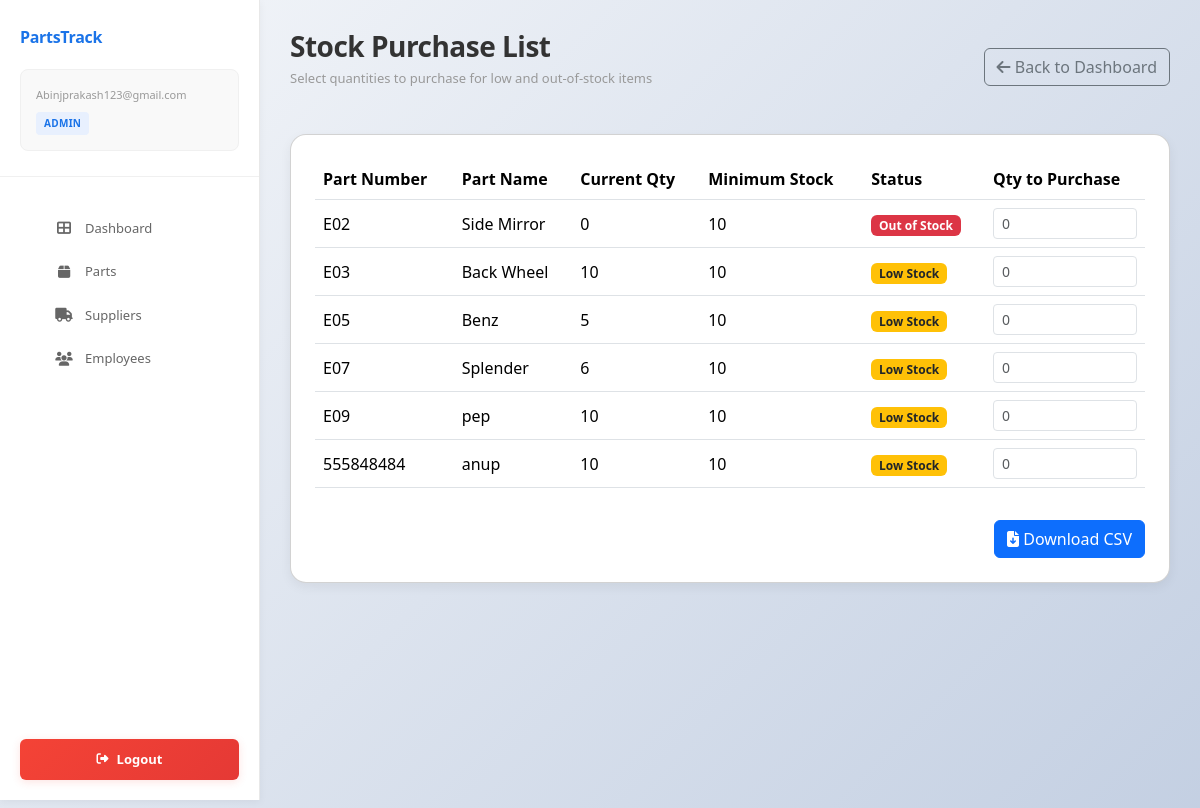
Page /purchase-list/ (signed in) on the committed database.
### inventory/models.py (models this page shows, shortened)
class SparePart(models.Model):
    part_number = models.CharField(max_length=100, unique=True)
    part_name = models.CharField(max_length=200)
    category = models.CharField(max_length=100, blank=True)
    quantity = models.IntegerField(default=0)
    minimum_stock = models.IntegerField(default=10)
    price = models.DecimalField(max_digits=10, decimal_places=2, default=0.00)
    supplier = models.ForeignKey(
        Supplier,
        on_delete=models.SET_NULL,
        null=True,
        blank=True,
    )
    location = models.CharField(max_length=100, blank=True)
    description = models.TextField(blank=True)
    created_at = models.DateTimeField(auto_now_add=True)
    updated_at = models.DateTimeField(auto_now=True)

### inventory/views.py (the view, shortened to what this page needs)
# urls.py: path("purchase-list/", views.purchase_list, name="purchase_list"),
@login_required(login_url="login")
@require_http_methods(["GET", "POST"])
def purchase_list(request):  # pylint: disable=unused-argument
    if not (request.user.is_staff or request.user.is_superuser):
        return redirect("employee_dashboard")
    parts = SparePart.objects.filter(
        models.Q(quantity__lte=models.F("minimum_stock"))
        | models.Q(quantity=0),
    )
    return render(
        request,
        "inventory/purchase_list.html",
        {"parts": parts, "user_role": "admin"},
    )

### inventory/templates/inventory/purchase_list.html (shortened to what this page needs)
<!DOCTYPE html>
<html lang="en">
<head>
    {% load static %}
    <link rel="stylesheet" href="https://cdn.jsdelivr.net/npm/bootstrap@5.3.2/dist/css/bootstrap.min.css">
    <link rel="stylesheet" href="https://cdnjs.cloudflare.com/ajax/libs/font-awesome/6.4.0/css/all.min.css">
    <link rel="stylesheet" href="{% static 'css/dashboard.css' %}">
</head>
<body>
<div class="main-container">
    <aside class="sidebar">
        <div class="sidebar-header">
            <div class="sidebar-brand">PartsTrack</div>
            <div class="user-profile">
                <div class="user-email">{{ user.email }}</div>
                <span class="user-role-badge">{{ user_role|upper }}</span>
            </div>
        </div>
        <ul class="sidebar-menu">
            <li><a href="{% url 'admin_dashboard' %}"><i class="fas fa-th-large"></i> Dashboard</a></li>
            <li><a href="{% url 'spare_parts_list' %}"><i class="fas fa-box"></i> Parts</a></li>
            <li><a href="{% url 'sales_list' %}"><i class="fas fa-truck"></i> Suppliers</a></li>
            <li><a href="{% url 'employees_list' %}"><i class="fas fa-users"></i> Employees</a></li>
        </ul>
        <button class="logout-btn" onclick="window.location.href='{% url 'logout' %}'">
            <i class="fas fa-sign-out-alt"></i> Logout
        </button>
    </aside>
    <main class="main-content">
        <div class="page-header d-flex justify-content-between align-items-center">
            <div>
                <h1 class="page-title">Stock Purchase List</h1>
                <p class="page-subtitle">Select quantities to purchase for low and out-of-stock items</p>
            </div>
            <a href="{% url 'admin_dashboard' %}" class="btn btn-outline-secondary">
                <i class="fas fa-arrow-left"></i> Back to Dashboard
            </a>
        </div>
        <div class="card" style="padding: 1.5rem; border-radius: 16px; box-shadow: 0 4px 12px rgba(0,0,0,0.06); background: #fff;">
            <form method="post">
                <div class="table-responsive">
                    <table class="table align-middle">
                        <thead>
                            <tr>
                                <th>Part Number</th>
                                <th>Part Name</th>
                                <th>Current Qty</th>
                                <th>Minimum Stock</th>
                                <th>Status</th>
                                <th style="width: 160px;">Qty to Purchase</th>
                            </tr>
                        </thead>
                        <tbody>
                            {% for part in parts %}
                            <tr>
                                <td>{{ part.part_number }}</td>
                                <td>{{ part.part_name }}</td>
                                <td>{{ part.quantity }}</td>
                                <td>{{ part.minimum_stock }}</td>
                                <td>
                                    {% if part.quantity == 0 %}
                                        <span class="badge bg-danger">Out of Stock</span>
                                    {% else %}
                                        <span class="badge bg-warning text-dark">Low Stock</span>
                                    {% endif %}
                                </td>
                                <td>
                                    <input type="number"
                                           name="qty_{{ part.id }}"
                                           class="form-control form-control-sm"
                                           min="0"
                                           placeholder="0">
                                </td>
                            </tr>
                            {% empty %}
                            <tr>
                                <td colspan="6" class="text-center text-muted">
                                    No low or out-of-stock items at the moment.
                                </td>
                            </tr>
                            {% endfor %}
                        </tbody>
                    </table>
                </div>
                <div class="d-flex justify-content-end mt-3">
                    <button type="submit" class="btn btn-primary">
                        <i class="fas fa-file-download"></i> Download CSV
                    </button>
                </div>
            </form>
        </div>
    </main>
</div>
</body>
</html>

### inventory/static/css/dashboard.css (style rules this page uses)
* { margin: 0; padding: 0; box-sizing: border-box; }
html { scroll-behavior: smooth; }
body { font-family: 'Segoe UI', Tahoma, Geneva, Verdana, sans-serif; background: linear-gradient(135deg, #f5f7fa 0%, #c3cfe2 100%); background-attachment: fixed; min-height: 100vh; padding-bottom: 40px; color: #333; }
.main-container { display: flex; min-height: 100vh; }
.sidebar { width: 260px; background: #fff; border-right: 1px solid #e8e8e8; padding: 25px 0; position: fixed; height: 100vh; overflow-y: auto; box-shadow: 0 2px 8px rgba(0, 0, 0, 0.05); z-index: 1000; transition: all 0.3s ease; }
.sidebar-header { padding: 0 20px 25px; border-bottom: 1px solid #f0f0f0; }
.sidebar-brand { font-size: 16px; font-weight: 700; color: #1a73e8; margin-bottom: 5px; letter-spacing: -0.3px; }
.user-profile { background: #f9f9f9; padding: 15px; border-radius: 8px; margin-top: 20px; font-size: 12px; border: 1px solid #f0f0f0; }
.user-profile .user-email { color: #999; font-size: 11px; margin-bottom: 8px; word-break: break-word; }
.user-role-badge { display: inline-block; background: #e8f0fe; color: #1a73e8; padding: 4px 8px; border-radius: 4px; font-size: 10px; font-weight: 600; text-transform: uppercase; letter-spacing: 0.3px; }
.sidebar-menu { list-style: none; margin-top: 30px; }
.sidebar-menu li { margin-bottom: 0; }
.sidebar-menu a { color: #666; text-decoration: none; display: flex; align-items: center; gap: 12px; padding: 12px 20px; font-size: 13px; transition: all 0.3s ease; border-left: 3px solid transparent; font-weight: 500; }
.sidebar-menu i { width: 18px; text-align: center; font-size: 14px; }
.logout-btn { position: absolute; bottom: 20px; left: 20px; right: 20px; background: linear-gradient(135deg, #f44336 0%, #e53935 100%); color: #fff; border: none; padding: 11px 16px; border-radius: 6px; font-weight: 600; cursor: pointer; transition: all 0.3s ease; display: flex; align-items: center; justify-content: center; gap: 8px; font-size: 13px; box-shadow: 0 2px 8px rgba(244, 67, 54, 0.15); }
.logout-btn i { font-size: 12px; }
.main-content { flex: 1; margin-left: 260px; padding: 30px; animation: slideIn 0.3s ease; }
.page-header { margin-bottom: 30px; }
.page-title { font-size: 28px; font-weight: 700; color: #333; margin-bottom: 5px; letter-spacing: -0.5px; }
.page-subtitle { font-size: 13px; color: #999; font-weight: 500; }
html { touch-action: manipulation; }
body { min-width: 320px; zoom: 100%; -webkit-text-size-adjust: 100%; -moz-text-size-adjust: 100%; -ms-text-size-adjust: 100%; text-size-adjust: 100%; }
.sidebar { zoom: 1; transform: translateZ(0); }
.main-content { zoom: 1; transform: translateZ(0); }

### rows in the picture
SparePart: part_number "E02", part_name "Side Mirror", quantity "0", minimum_stock "10", shows "Out of Stock"
SparePart: part_number "E03", part_name "Back Wheel", quantity "10", minimum_stock "10", shows "Low Stock"
SparePart: part_number "E05", part_name "Benz", quantity "5", minimum_stock "10", shows "Low Stock"
SparePart: part_number "E07", part_name "Splender", quantity "6", minimum_stock "10", shows "Low Stock"
SparePart: part_number "E09", part_name "pep", quantity "10", minimum_stock "10", shows "Low Stock"
SparePart: part_number "555848484", part_name "anup", quantity "10", minimum_stock "10", shows "Low Stock"

### other values in the picture
{{ user.email }} "Abinjprakash123@gmail.com"
{{ user_role|upper }} "ADMIN"
